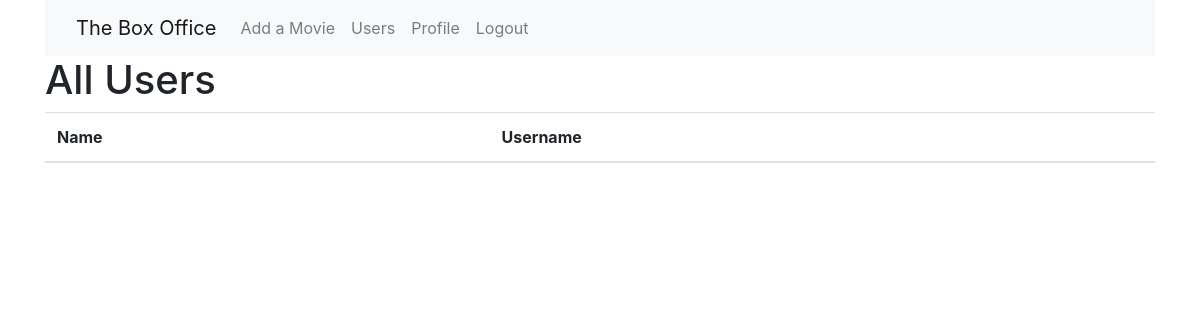
Page /user/all (signed in) on the earlier database version.
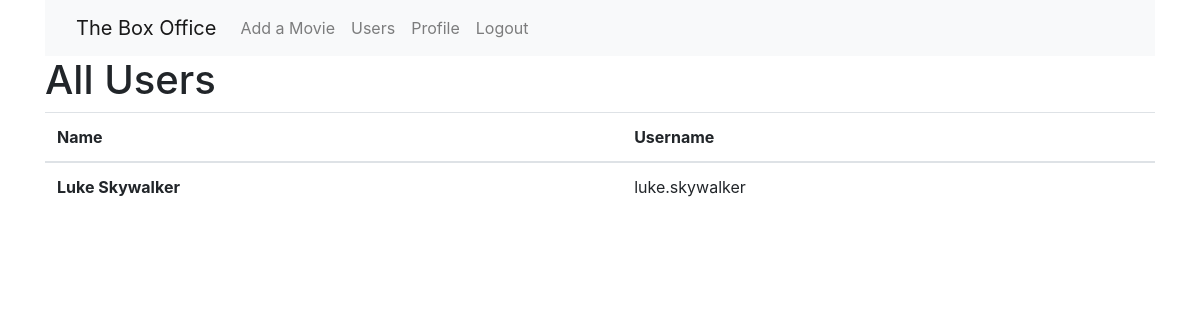
Same page on the later database version.
### box_office_app/models.py (models this page shows)
class User(models.Model):
    name = models.CharField(max_length= 255)
    username = models.CharField(max_length= 255)
    email = models.EmailField(unique= True)
    password = models.CharField(max_length= 255)
    created_at = models.DateTimeField(auto_now_add= True)
    updated_at = models.DateTimeField(auto_now= True)
    objects = UserManager()

### box_office_app/views.py (the view)
# urls.py: path('user/all', views.all_users),
def all_users(request):
    context = {
        'user': User.objects.get(id= request.session['user_id']),
        "all_users": User.objects.exclude(id= request.session['user_id']),
    }
    return render(request, 'all_users.html', context)

### box_office_app/templates/all_users.html (shortened to what this page needs)
<!DOCTYPE html>
<html lang="en">
<head>
    <link rel="stylesheet" href="https://cdn.jsdelivr.net/npm/bootstrap@4.6.0/dist/css/bootstrap.min.css"
>
</head>
<body>
    <div class="container">
        <nav class="navbar navbar-expand-lg navbar-light bg-light">
            <div class="container-fluid">
                <a class="navbar-brand" href="/dashboard">The Box Office</a>
                <div class="collapse navbar-collapse" id="navbarNav">
                    <ul class="navbar-nav">
                        <li class="nav-item">
                            <a class="nav-link" href="/movie/add">Add a Movie</a>
                        </li>
                        <li class="nav-item">
                            <a class="nav-link" href="/user/all">Users</a>
                        </li>
                        <li class="nav-item">
                            <a class="nav-link" href="/user/{{ user.id }}">Profile</a>
                        </li>
                        <li class="nav-item">
                            <a class="nav-link" href="/logout">Logout</a>
                        </li>
                    </ul>
                </div>
            </div>
        </nav>
        <h1>All Users</h1>
        <table class="table">
            <thead>
                <tr>
                    <th scope="col">Name</th>
                    <th scope="col">Username</th>
                </tr>
            </thead>
            <tbody>
                {% for user in all_users %}
                <tr>
                    <th scope="row">{{ user.name }}</th>
                    <td>{{ user.username }}</td>
                </tr>
                {% endfor %}
            </tbody>
        </table>
    </div>
</body>
</html>

Differences in the rows shown:
added User: name "Luke Skywalker", username "luke.skywalker"
